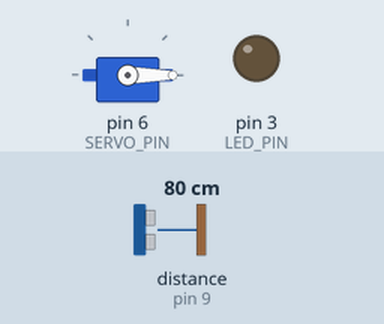
A sketch run on a simulated Arduino Uno, built with avr-gcc and run on an emulated ATmega328P. Parts: servo, output pins drawn as LEDs (lit = HIGH). Wiring (inferred from the names in the program): ultrasonic range finder: trigger pin 10; echo pin 9. The test bench sets the inputs (shaded band); at power-on: distance to the obstacle (sensor on pin 9) 80 cm. The echo pulse lasts 58.3 µs per cm; pins used as bus, display or sensor lines are not drawn.

Above: at 1.2 s.
1.3 s: distance to the obstacle (sensor on pin 9) set to 12 cm
2.8 s: distance to the obstacle (sensor on pin 9) set to 9 cm
At 2.95 s:
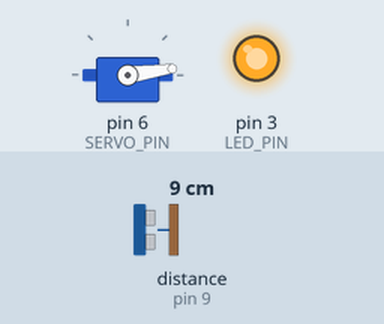
At 3.55 s:
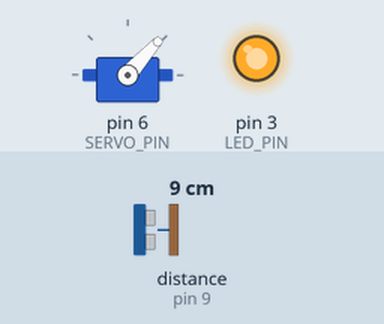
5.8 s: distance to the obstacle (sensor on pin 9) set to 18 cm
At 5.96 s:
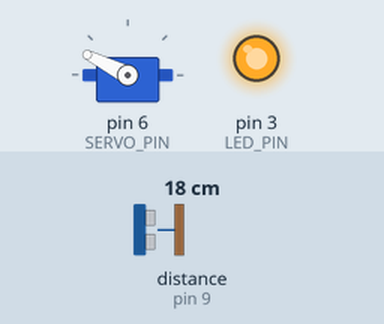
Timing chart, 0 to 9.8 s (numbered marks = the images above; inputs shaded):
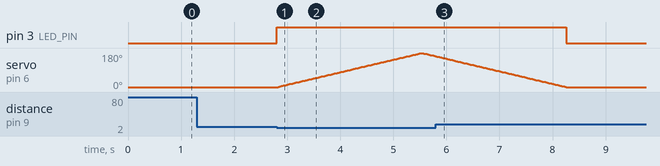

Measured:
- the behaviour switches between 11 and 10 cm on distance to the obstacle (sensor on pin 9) (found by bisection; images 0 and 1)
- after the input at 1.3 s, every drawn part: stays the same
- after the input at 2.8 s, pin 3 (LED_PIN): LOW → HIGH at once; servo on pin 6 (SERVO_PIN): rises from 0° to 180° in 2.7 s, then falls to 163° in 0.27 s
- after the input at 5.8 s, pin 3 (LED_PIN): HIGH → LOW after 2.5 s; servo on pin 6 (SERVO_PIN): goes on until 8.3 s, then stays 0°

The sketch:

sketch.ino
```cpp
// when the ultrasonic sensor detects someone approaching,
// the lantern will start spinning slowly,
// and the leds will turn on.


#include <Servo.h>

const int TRIG_PIN  = 10;  // Arduino pin connected to Ultrasonic Sensor's TRIG pin
const int ECHO_PIN  = 9;  // Arduino pin connected to Ultrasonic Sensor's ECHO pin
const int SERVO_PIN = 6; // Arduino pin connected to Servo Motor's pin
const int LED_PIN = 3; // Arduino pin connected to LED's pin
const int DISTANCE_THRESHOLD = 10; // centimeters
const int SPIN_DELAY = 15; // milliseconds

Servo servo; // create servo object to control a servo

long duration; // to store the duration of the echo
int distance; // to calculate the distance
int pos = 0; // to store the servo position

void setup() {
  Serial.begin (9600);       // initialize serial port
  pinMode(TRIG_PIN, OUTPUT); // set arduino pin to output mode
  pinMode(ECHO_PIN, INPUT);  // set arduino pin to input mode
  servo.attach(SERVO_PIN);   // attach the servo on pin 6 to the servo object
  servo.write(pos); // initialize servo
  pinMode(LED_PIN, OUTPUT);
  digitalWrite(LED_PIN, LOW); // initialize LED
}

void loop() {
  // clear the TRIG pin
  digitalWrite(TRIG_PIN, LOW);
  delayMicroseconds(2);
  // set the TRIG pin on HIGH state for 10 micro seconds
  digitalWrite(TRIG_PIN, HIGH);
  delayMicroseconds(10);
  digitalWrite(TRIG_PIN, LOW);

  // measure duration of pulse from ECHO pin
  duration = pulseIn(ECHO_PIN, HIGH);
  // calculate the distance
  distance = duration * 0.034 / 2;

  if(distance < DISTANCE_THRESHOLD){
    digitalWrite(LED_PIN, HIGH);   // turn the LED on

    for(pos = 0; pos <= 180; pos += 1) // goes from 0 degrees to 180 degrees
  {                                  // in steps of 1 degree
    servo.write(pos);              // tell servo to go to position in variable 'pos'
    delay(SPIN_DELAY);                       // waits 15ms for the servo to reach the position
  }
  for(pos = 180; pos>=0; pos-=1)     // goes from 180 degrees to 0 degrees
  {
    servo.write(pos);              // tell servo to go to position in variable 'pos'
    delay(SPIN_DELAY);                       // waits 15ms for the servo to reach the position
  }
  }
  else{
    digitalWrite(LED_PIN, LOW); // turn the LED off
  }
}
```
